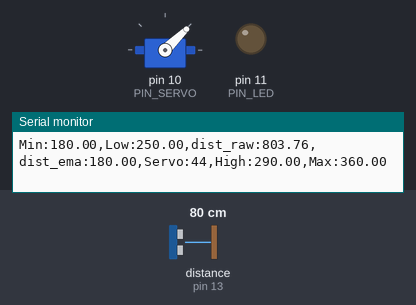
The sketch below on a simulated Arduino Uno, built with avr-gcc and run on an emulated ATmega328P. Shown: servo, output pins drawn as LEDs (lit = HIGH), the last lines printed to the serial monitor. Wiring (inferred from the names in the program): ultrasonic range finder: trigger pin 12; echo pin 13. The inputs (shaded band) are chosen by the test bench; at power-on: distance to the obstacle (sensor on pin 13) 80 cm. The echo pulse lasts 58.3 µs per cm; pins used as bus, display or sensor lines are not drawn.

Above: at 1.2 s.
1.3 s: distance to the obstacle (sensor on pin 13) set to 35 cm
4.3 s: distance to the obstacle (sensor on pin 13) set to 250 cm
At 4.3 s:
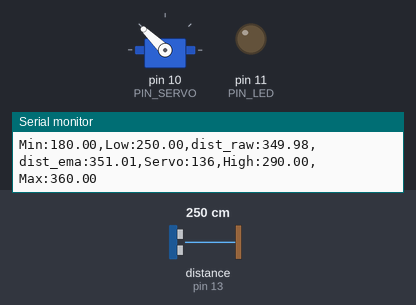
7.3 s: distance to the obstacle (sensor on pin 13) set to 18 cm
At 8.9 s:
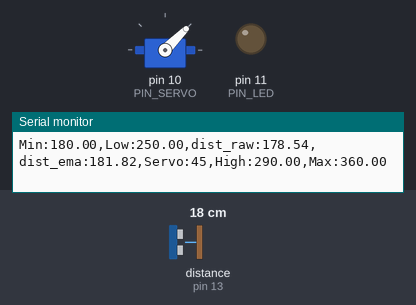
Timing chart, 0 to 10.4 s (numbered marks = the images above; inputs shaded):
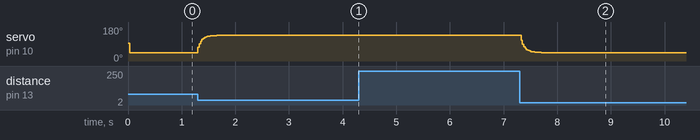

Measured:
- after the input at 4.3 s, servo on pin 10 (PIN_SERVO): stops changing and stays 136°
- after the input at 7.3 s, servo on pin 10 (PIN_SERVO): moves from 136° to 45° over 0.37 s, starting at once

The sketch:

11_example_1.ino
```cpp
#include <Servo.h>

// Arduino pin assignment
#define PIN_LED   11   // LED active-low
#define PIN_TRIG  12  // sonar sensor TRIGGER
#define PIN_ECHO  13  // sonar sensor ECHO
#define PIN_SERVO 10  // servo motor

// configurable parameters for sonar
#define SND_VEL 346.0     // sound velocity at 24 celsius degree (unit: m/sec)
#define INTERVAL 25      // sampling interval (unit: msec)
#define PULSE_DURATION 10 // ultra-sound Pulse Duration (unit: usec)
#define _DIST_MIN 180.0   // minimum distance to be measured (unit: mm)  -> 18 cm
#define _DIST_MAX 360.0   // maximum distance to be measured (unit: mm)  -> 36 cm

#define TIMEOUT ((INTERVAL / 2) * 1000.0) // maximum echo waiting time (unit: usec)
#define SCALE (0.001 * 0.5 * SND_VEL) // coefficent to convert duration to distance

#define _EMA_ALPHA 0.3    // EMA weight of new sample (range: 0 to 1)
                          // Setting EMA to 1 effectively disables EMA filter.

// Target Distance
#define _TARGET_LOW  250.0
#define _TARGET_HIGH 290.0

// duty duration for myservo.writeMicroseconds()
// NEEDS TUNING (servo by servo)

#define _DUTY_MIN 1000 // servo full clockwise position (0 degree)
#define _DUTY_NEU 1500 // servo neutral position (90 degree)
#define _DUTY_MAX 2000 // servo full counterclockwise position (180 degree)

// global variables
float  dist_ema, dist_prev = _DIST_MAX; // unit: mm
unsigned long last_sampling_time;       // unit: ms

Servo myservo;

void setup() {
  // initialize GPIO pins
  pinMode(PIN_LED, OUTPUT);
  pinMode(PIN_TRIG, OUTPUT);    // sonar TRIGGER
  pinMode(PIN_ECHO, INPUT);     // sonar ECHO
  digitalWrite(PIN_TRIG, LOW);  // turn-off Sonar

  myservo.attach(PIN_SERVO);
  myservo.writeMicroseconds(_DUTY_NEU);

  // initialize USS related variables
  dist_prev = _DIST_MIN; // raw distance output from USS (unit: mm)

  // Initialize EMA to a reasonable start value (avoid uninitialized use)
  dist_ema = dist_prev;

  // initialize serial port
  Serial.begin(57600);
}

void loop() {
  float  dist_raw, dist_filtered;

  // wait until next sampling time.
  // millis() returns the number of milliseconds since the program started.
  // will overflow after 50 days.
  if (millis() < last_sampling_time + INTERVAL)
    return;

  // get a distance reading from the USS
  dist_raw = USS_measure(PIN_TRIG, PIN_ECHO);

  // the range filter (원래 로직 유지)
  if ((dist_raw == 0.0) || (dist_raw > _DIST_MAX)) {
      dist_filtered = dist_prev;
  } else if (dist_raw < _DIST_MIN) {
      dist_filtered = dist_prev;
  } else {    // In desired Range
      dist_filtered = dist_raw;
      dist_prev = dist_raw;
  }


  // EMA 필터 적용 (수정된 부분)
  // dist_ema <- alpha * new + (1-alpha) * prev
  dist_ema = _EMA_ALPHA * dist_filtered + (1.0 - _EMA_ALPHA) * dist_ema;

  // adjust servo position according to the USS read value
  // 거리  _DIST_MIN (180 mm) -> 0 deg
  // 거리  _DIST_MAX (360 mm) -> 180 deg
  // 비례선형 매핑: dist_ema -> [0..1] -> angle -> 마이크로초 듀티로 변환
  {
    float ratio = (dist_ema - _DIST_MIN) / (_DIST_MAX - _DIST_MIN); // 0..1 expected
    if (ratio < 0.0) ratio = 0.0;
    if (ratio > 1.0) ratio = 1.0;

    // map ratio to microsecond duty for servo (keeps your tuning constants)
    float duty = _DUTY_MIN + ratio * (float)(_DUTY_MAX - _DUTY_MIN);
    myservo.writeMicroseconds((int)duty);
  }

  // output the distance to the serial port
  Serial.print("Min:");    Serial.print(_DIST_MIN);
  Serial.print(",Low:");   Serial.print(_TARGET_LOW);
  Serial.print(",dist_raw:");  Serial.print(dist_raw);
  Serial.print(",dist_ema:");  Serial.print(dist_ema);
  Serial.print(",Servo:"); Serial.print(myservo.read());
  Serial.print(",High:");  Serial.print(_TARGET_HIGH);
  Serial.print(",Max:");   Serial.print(_DIST_MAX);
  Serial.println("");

  // update last sampling time
  last_sampling_time += INTERVAL;
}

// get a distance reading from USS. return value is in millimeter.
float USS_measure(int TRIG, int ECHO)
{
  digitalWrite(TRIG, HIGH);
  delayMicroseconds(PULSE_DURATION);
  digitalWrite(TRIG, LOW);

  return pulseIn(ECHO, HIGH, TIMEOUT) * SCALE; // unit: mm
}
```
